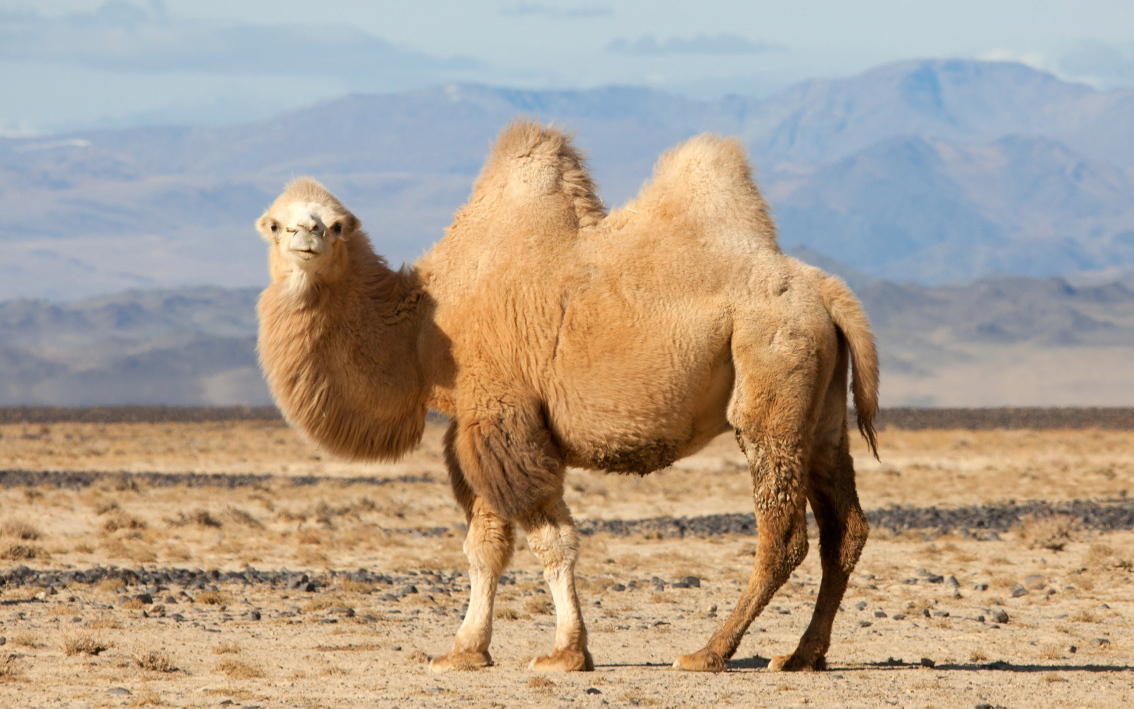
#> input picture api/functions/Camel.jpg, 2268 x 1417 px (shown at 1/2 size)
$ python Image_api.py
#> lines starting #> are read from the running program, lines starting #| are printed output that depends on the picture
from PIL import Image
import io, os
import configparser
config = configparser.ConfigParser()
config.read(os.path.join(os.path.join(os.path.dirname(os.path.dirname(__file__)),'config'),"config.ini"))

def autoorient(image):
    """Accepts a PIL image item as input, returns a PIL image item as output."""
    # get exif data from image
    try:
        exif = image._getexif()
    except AttributeError:
        exif = None

    # if image has no exif data, return it unmodified
    if exif is None:
        return image

    # define exif orientation values and corresponding transformations
    ORIENTATIONS = {
        3: (Image.ROTATE_180,),
        6: (Image.ROTATE_270,),
        8: (Image.ROTATE_90,),
        2: (Image.FLIP_LEFT_RIGHT,),
        4: (Image.FLIP_TOP_BOTTOM, Image.ROTATE_180),
        5: (Image.FLIP_LEFT_RIGHT, Image.ROTATE_270),
        7: (Image.FLIP_LEFT_RIGHT, Image.ROTATE_90),
    }

    orientation = exif.get(274)
    if orientation not in ORIENTATIONS:
        return image

    for transform in ORIENTATIONS[orientation]:
        image = image.transpose(transform)

    return image

# [96 lines left out: functions autoorient2, autoorient4, autoorient_2, not called in this run]


def resize_and_autoorient(file:io.BytesIO, width:int=None,height:int=None):
    """Accepts a file bytes object and returns a file bytes object
    Resizes an image based on specifications in the config."""
#> called with height = 400
    f = Image.open(file)
#> f is the input picture: PIL image 2268x1417 RGB; mean R, G, B 174.7, 159, 141.2
    f = autoorient(f)
#> in autoorient, `exif = image._getexif()`: exif = 16 items
#> in autoorient, `orientation = exif.get(274)`: orientation = 1
    if height or width:
        width,height = int(width) if width else width, int(height) if height else height
        if not height:
            w,height = f.size
            height = width/(w/height)
        if not width:
            width,h=f.size
#> width = 2268; h = 1417
            width = height*width/h
#> width = 640.2
        f=f.resize((int(width),int(height)), resample=Image.LANCZOS)
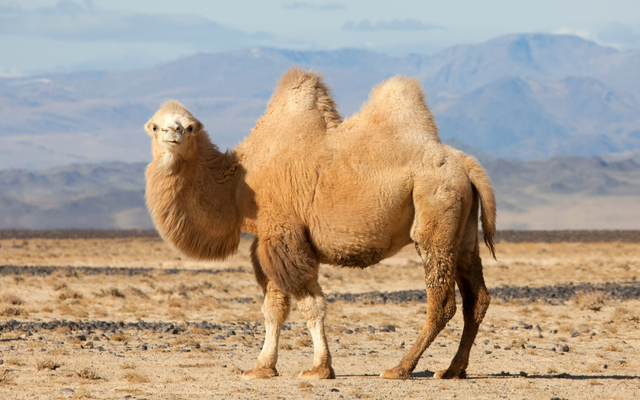
#> f: PIL image 640x400 RGB; mean R, G, B 174.6, 159, 141.2

    # Create a bytes object to send in response
    img_file = io.BytesIO()
    f.save(img_file, format='PNG')
    img_file.seek(0)
    return img_file


if __name__ == '__main__':

    with open(os.path.join(os.path.dirname(__file__),'Camel.jpg'),'rb') as f:
        img = io.BytesIO(f.read())
        #img = Image.open(img)
    img = Image.open(resize_and_autoorient(img, height=400))
    img.show()
